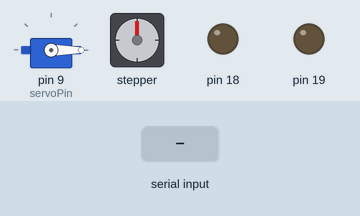
Bench run of a sketch on a simulated Arduino Uno, built with avr-gcc and run on an emulated ATmega328P. On the bench: servo, stepper motor, output pins drawn as LEDs (lit = HIGH). The test bench sets the inputs (shaded band). Stepper angles assume 6521 steps per turn.

Above: at 1.2 s.
1.3 s: "1\n" received over Serial
At 1.45 s:
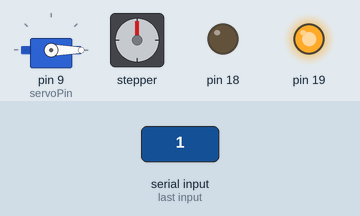
At 2.08 s:
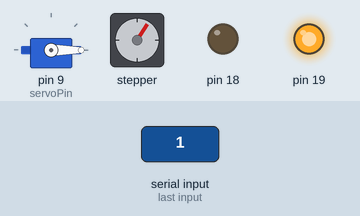
Timing chart, 0 to 18.0 s (numbered marks = the images above; inputs shaded):
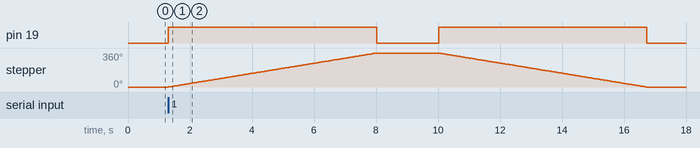

The sketch:

sketch_jan16a.ino
```cpp
#include <Keypad.h>
#include <Servo.h>
#include <Stepper.h>

Servo myServo;

const byte ROWS = 4;
const byte COLS = 4;
char keys[ROWS][COLS] = {
  {'1', '2', '3', 'A'},
  {'4', '5', '6', 'B'},
  {'7', '8', '9', 'C'},
  {'*', '0', '#', 'D'}
};
byte rowPins[ROWS] = {7, 6, 5, 4};
byte colPins[COLS] = {3, 2, 1, 0};

Keypad keypad = Keypad(makeKeymap(keys), rowPins, colPins, ROWS, COLS);

const String correctPin = "77";
String inputCode = "";

int count = 0;

const int servoPin = 9;
const int servoOpenAngle = 90;
const int servoCloseAngle = 0;
const unsigned long openTime = 3500;
const int stepsPerRevolution = 2038*3.2;

Stepper myStepper(stepsPerRevolution, 10, 12, 11, 13);

const int infraredSensor1  = 15; // Датчик на калитке
const int infraredSensor2  = 16; // Датчик на воротах
const int infraredSensor3  = 17; // Датчик на воротах

void stopen() {
  digitalWrite(10, LOW);
  digitalWrite(11, LOW);
  digitalWrite(12, LOW);
  digitalWrite(13, LOW);
}

void setup() {
  Serial.begin(9600);
  pinMode(19, OUTPUT);
  myServo.attach(servoPin);
//  myServo.write(servoOpenAngle); /
//  delay(500);/
  myServo.write(servoCloseAngle);
  myStepper.setSpeed(9);
  pinMode(18, OUTPUT);

  pinMode(infraredSensor1, INPUT);
  pinMode(infraredSensor2, INPUT);
  pinMode(infraredSensor3, INPUT);
}

void loop() {
    char key = keypad.getKey();

  if (Serial.available()) {
    String com = Serial.readStringUntil('\n');
    if(com == "1") {
      activateMoto();
    }
  }

  if (key) {
    Serial.println(key);
    if (key == '*') {
      Serial.println(inputCode);
      if (inputCode == correctPin) {
        activateServo();
      } else {
        digitalWrite(18, 1);
        delay(1000);
        digitalWrite(18, 0);
        delay(100);
      }
      inputCode = "";
    } else if (key == '*') {
      inputCode = "";
    } else {
      inputCode += key;
    }
  }
}

int readInfraredSensor(int sensorPin) {
  int value = analogRead(sensorPin);
  return value;
}

bool isGateOpen() {
  int value = readInfraredSensor(infraredSensor1);
  if (value > 500) {
    return true;
  } else {
    return false;
  }
}

bool areGatesOpen() {
  int value1 = readInfraredSensor(infraredSensor2);
  int value2 = readInfraredSensor(infraredSensor3);
  if (value1 > 500 && value2 > 500) {
    return true;
  } else {
    return false;
  }
}

void activateServo() {
  digitalWrite(18, 1);
  delay(100);
  digitalWrite(18, 0);
  delay(100);
  while (!isGateOpen()) {
    myServo.write(servoOpenAngle);
    delay(100);
  }
  delay(openTime);
  myServo.write(servoCloseAngle);
  delay(openTime);
}

void activateMoto() {
  digitalWrite(19, HIGH);
  myStepper.step(stepsPerRevolution);
  stopen();
  digitalWrite(19, LOW);
  delay(2000);
  digitalWrite(19, HIGH);
  myStepper.step(-stepsPerRevolution);
  stopen();
  digitalWrite(19, LOW);
  delay(1000);
  while (!areGatesOpen()) {
    myServo.write(servoOpenAngle);
    delay(100);
  }
  delay(openTime);
  myServo.write(servoCloseAngle);
  delay(openTime);
}
```

Measured:
- after the input at 1.3 s, pin 19: alternates HIGH for 6.7 s and LOW for 2.0 s, starting at once; stepper: turns 360° clockwise in 6.7 s, then 360° counter-clockwise in 6.7 s
